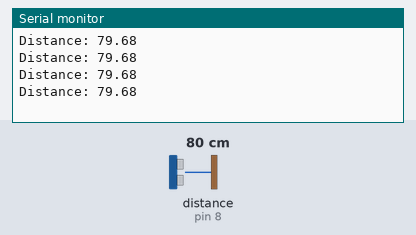
Recording of a sketch running on a simulated Arduino Nano, built with avr-gcc and run on an emulated ATmega328P. Shown: the last lines printed to the serial monitor. Wiring (inferred from the names in the program): ultrasonic range finder: trigger pin 9; echo pin 8. The test bench sets the inputs (shaded band); at power-on: distance to the obstacle (sensor on pin 8) 80 cm. The echo pulse lasts 58.3 µs per cm.

Above: at 1.2 s.
1.3 s: distance to the obstacle (sensor on pin 8) set to 2 cm
At 1.73 s:
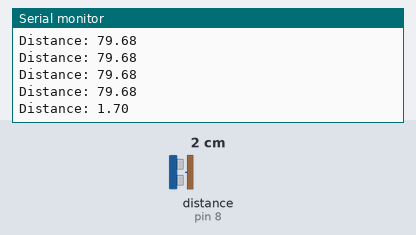
2.8 s: distance to the obstacle (sensor on pin 8) set to 4 cm
At 2.94 s:
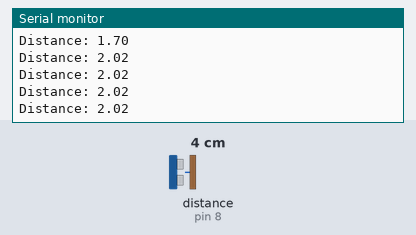
Timing chart, 0 to 5.8 s (numbered marks = the images above; inputs shaded):
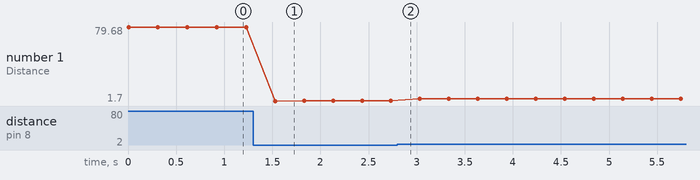

The sketch:

HC_SR04.ino
```cpp
/*
 //BotDulars Arduino Program Kit//
//G2R Nano Bot - Ultrasound Sensor / Distance Sensor (HC-SR04) Program//

 */

const int trigPin = 9;
const int echoPin = 8;

float duration, distance;

void setup() {
  pinMode(trigPin, OUTPUT);
  pinMode(echoPin, INPUT);
  Serial.begin(9600);
}

void loop() {
  digitalWrite(trigPin, LOW);
  delayMicroseconds(2);
  digitalWrite(trigPin, HIGH);
  delayMicroseconds(10);
  digitalWrite(trigPin, LOW);

  duration = pulseIn(echoPin, HIGH);
  distance = (duration*.0343)/2;
  Serial.print("Distance: ");
  Serial.println(distance);
  delay(300);
}
```

Measured:
- after the input at 1.3 s, the serial monitor: prints a new line after 0.23 s (image 1)
- plotted number 1: 79.68 → 2.02 after the input at 1.3 s, 2.02 → 4.03 after the input at 2.8 s
